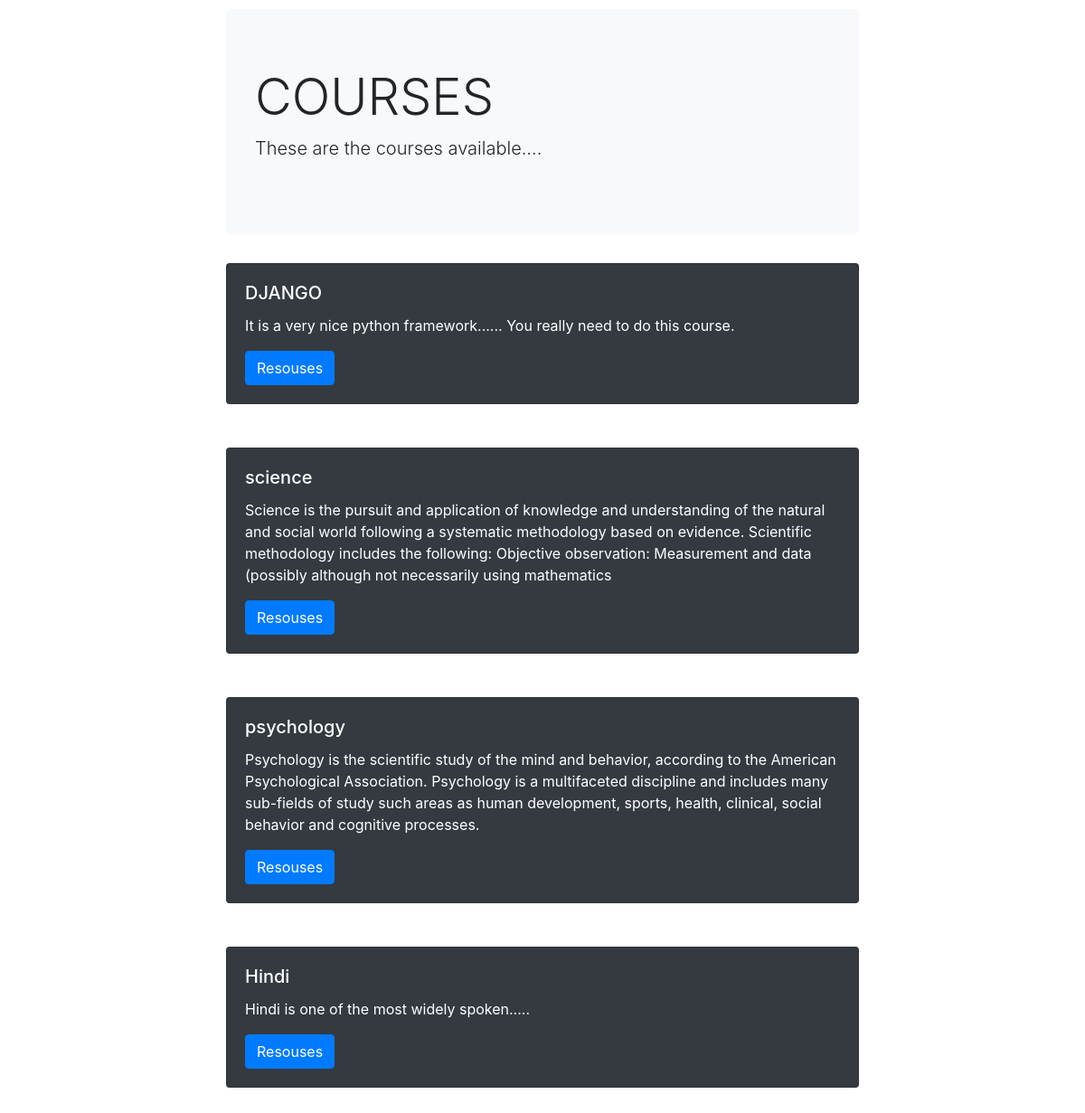
Screenshot of /course_view/ with the database file from the repository.
### blog/models.py (models this page shows, shortened)
class Course(models.Model):
    course_id = models.CharField(max_length=100, unique =  True)
    course_name= models.CharField(max_length=100)
    course_des = models.TextField(max_length=300)
    corse_link = models.CharField(max_length=100)

### blog/views.py (the view)
# urls.py: path('course_view/',views.courseView,name="course-view"),
def courseView(request):
    c = Course.objects.all()
    return render(request,"blog/courses.html",{"course":c})

### blog/templates/blog/courses.html (shortened to what this page needs)
<!DOCTYPE html>
<html lang="en">
<head>
    <link rel="stylesheet" href="https://stackpath.bootstrapcdn.com/bootstrap/4.5.2/css/bootstrap.min.css">
</head>
<body>
    <div class="cent">
        <div class="jumbotron bg-light">
            <h1 class="display-4">COURSES</h1>
            <p class="lead">These are the courses available....</p>
        </div>
        {% block content %}
        {% for c in course%}
        <div class="card-deck">
          <div class="card  text-white bg-dark " style="width: 18rem;">
            <div class="card-body">
              <h5 class="card-title">{{c.course_name}}</h5>
              <p class="card-text">{{ c.course_des}}</p>
              <a href="{{ c.corse_link }}" class="btn btn-primary">Resouses</a>
            </div>
          </div>
          <br>
          <br>
        </div>
        <br>
        <br>
        {% endfor%}
        {% endblock content%}
    </div>
</body>
</html>

### blog/templates/blog/courses.html (style rules this page uses)
.cent { margin: auto; width: 60%; padding: 10px; }

### rows the page displays
Course: course_name "DJANGO", course_des "It is a very nice python framework...... You really need to do this course."
Course: course_name "science", course_des "Science is the pursuit and application of knowledge and understanding of the natural and social world following a systematic methodology based on evidence. Scientific methodology includes the following: Objective observation: Measurement and data (possibly although not necessarily using mathematics"
Course: course_name "psychology", course_des "Psychology is the scientific study of the mind and behavior, according to the American Psychological Association. Psychology is a multifaceted discipline and includes many sub-fields of study such areas as human development, sports, health, clinical, social behavior and cognitive processes."
Course: course_name "Hindi", course_des "Hindi is one of the most widely spoken....."
